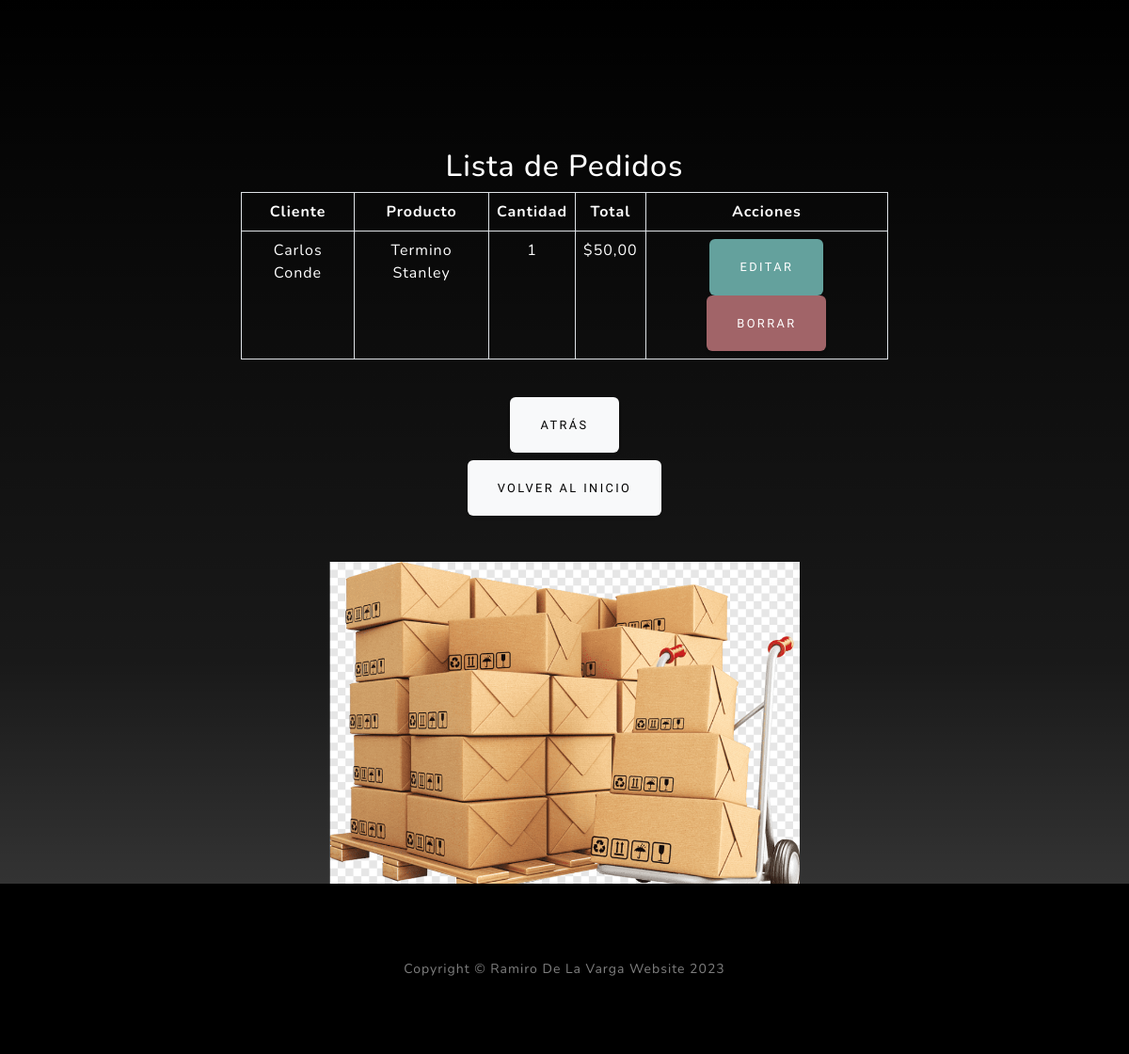
Before: /app/pedidos/ (signed in, lower part) with the older database file.
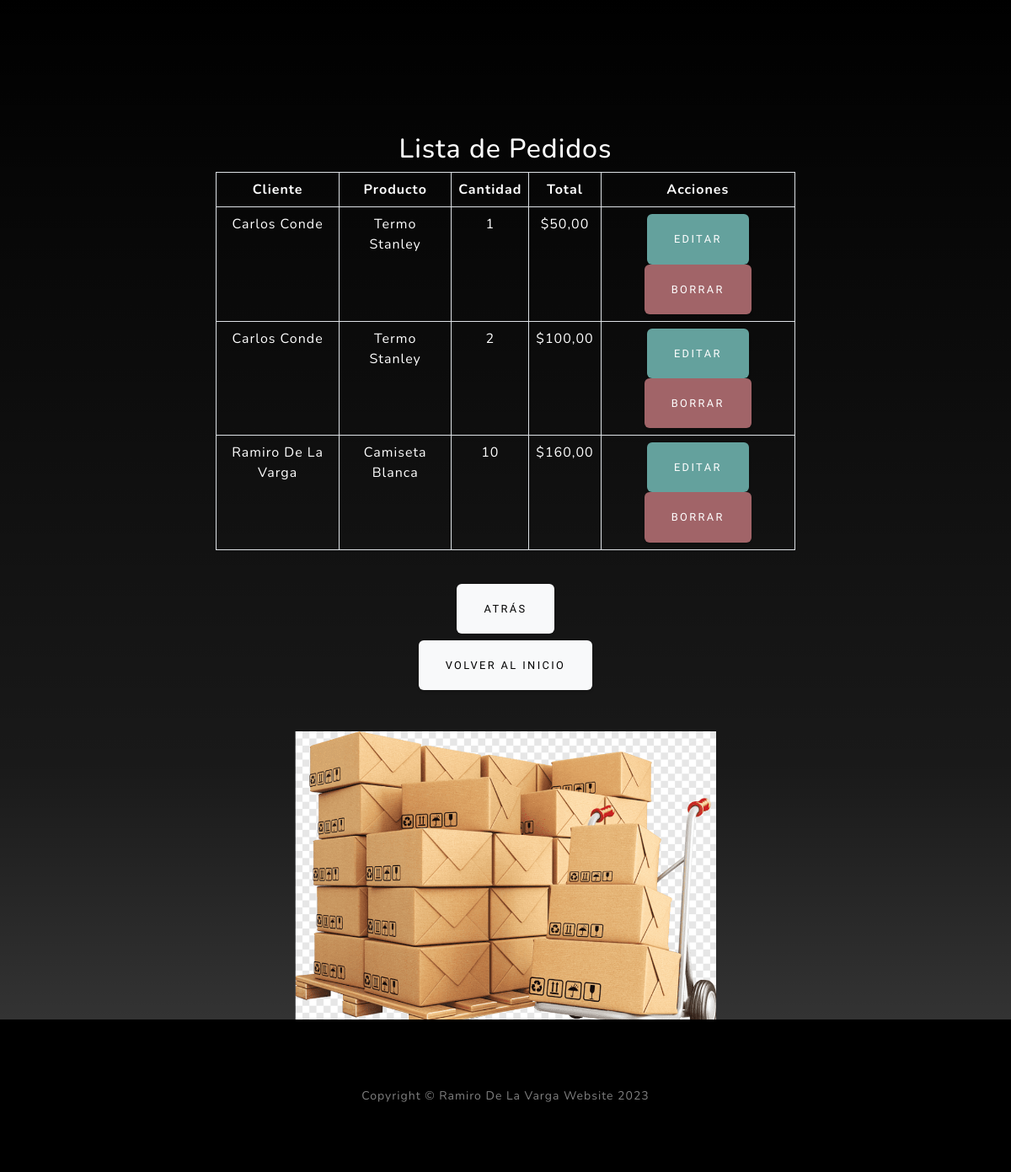
After: the same page with the newer database file.
### app/models.py (models this page shows, shortened)
class Pedido(models.Model):
    cliente = models.ForeignKey(Cliente, on_delete=models.CASCADE)
    producto = models.ForeignKey(Producto, on_delete=models.CASCADE)
    cantidad = models.IntegerField()
    total = models.DecimalField(max_digits=10, decimal_places=2)
    fecha_pedido = models.DateField(default=date(2023, 1, 1))

class Cliente(models.Model):
    nombre = models.CharField(max_length=100)
    edad = models.IntegerField()
    direccion = models.CharField(max_length=200)
    email = models.EmailField()
    tarjeta_credito = models.CharField(max_length=16)
    saldo = models.DecimalField(max_digits=10, decimal_places=2)

class Producto(models.Model):
    nombre = models.CharField(max_length=100)
    precio = models.DecimalField(max_digits=10, decimal_places=2)
    cantidad = models.IntegerField()
    descripcion = models.TextField()

### app/views.py (the view)
# urls.py: path('pedidos/', views.lista_pedidos, name="lista_pedidos"),
@login_required
def lista_pedidos(request):
    pedidos = Pedido.objects.all()
    return render(request, 'app/lista_pedidos.html', {'pedidos': pedidos})

### app/templates/app/lista_pedidos.html (shortened to what this page needs)
{% extends 'app/index.html' %}
{% load static %}
{% block contenido %}
<section class="about-section text-center" id="about">
    <div class="container px-4 px-lg-5">
        <div class="row justify-content-center align-items-center">
            <div class="col-lg-8">
                <h2 class="text-white">Lista de Pedidos</h2>
                <div class="table-responsive">
                    <table class="table table-bordered text-white">
                        <thead>
                            <tr>
                                <th>Cliente</th>
                                <th>Producto</th>
                                <th>Cantidad</th>
                                <th>Total</th>
                                <th>Acciones</th>
                            </tr>
                        </thead>
                        <tbody>
                            {% for pedido in pedidos %}
                                <tr>
                                    <td>{{ pedido.cliente.nombre }}</td>
                                    <td>{{ pedido.producto.nombre }}</td>
                                    <td>{{ pedido.cantidad }}</td>
                                    <td>${{ pedido.total }}</td>
                                    <td>
                                        <a href="{% url 'editar_pedido' pedido.id %}" class="btn btn-primary">Editar</a>
                                        <a href="{% url 'borrar_pedido' pedido.id %}" class="btn btn-danger">Borrar</a>
                                    </td>
                                </tr>
                            {% empty %}
                                <tr>
                                    <td colspan="5" class="text-center">No hay pedidos registrados</td>
                                </tr>
                            {% endfor %}
                        </tbody>
                    </table>
                </div>
                <div class="mt-4 text-center">
                    <a class="btn btn-light" href="{% url 'pedido' %}">Atrás</a>
                </div>
                <div class="mt-2 text-center">
                    <a class="btn btn-light" href="{% url 'Home' %}">Volver al inicio</a>
                </div>
            </div>
        </div>
        <div class="mt-5">
            <img class="img-fluidmx-auto" style="max-width: 500px;" src="{% static 'app/assets/img/1.png' %}" alt="..." />
        </div>
    </div>
</section>
{% endblock contenido %}

Changed rows visible on the page:
changed through a linked row, Pedido (number 1 of 3 on the later page): producto.nombre "Termino Stanley" → "Termo Stanley"
added Pedido: cliente.nombre "Carlos Conde", producto.nombre "Termo Stanley", cantidad "2", total "100,00"
added Pedido: cliente.nombre "Ramiro De La Varga", producto.nombre "Camiseta Blanca", cantidad "10", total "160,00"
